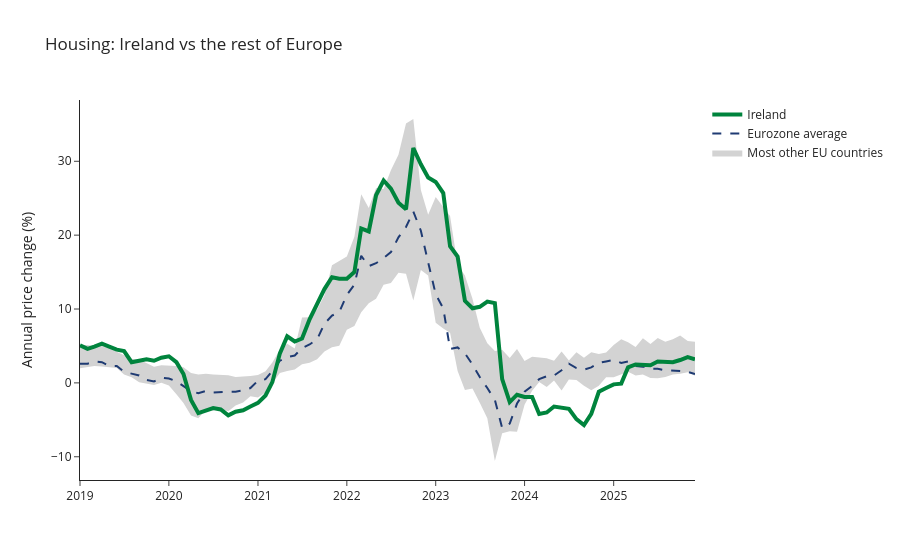

Notebook source saved alongside this figure:
### Markdown cell above
### 2.5 Final chart - one category first (Housing)

### Code cell
# Source: Plotly continuous error bands, https://plotly.com/python/continuous-error-bars/
# and Plotly line charts, https://plotly.com/python/line-charts/

import plotly.graph_objects as go

# Test with just one category (Housing) first
category = "Housing"

# Prepare data for this category
band_one = band[band["category"] == category]
ireland_line = clean_data[(clean_data["category"] == category) & (clean_data["geo"] == "Ireland")]
euro_line = clean_data[(clean_data["category"] == category) & (clean_data["geo"] == "Euro area")]

final_chart = go.Figure()

# Grey band: bottom edge (no line), then top edge filled down to it
final_chart.add_trace(go.Scatter(x=band_one["month"], y=band_one["low"],
                                 line=dict(width=0), showlegend=False))
final_chart.add_trace(go.Scatter(x=band_one["month"], y=band_one["high"],
                                 line=dict(width=0), fill="tonexty",
                                 fillcolor="lightgrey", name="Most other EU countries"))

# Eurozone average: dashed dark blue line
final_chart.add_trace(go.Scatter(x=euro_line["month"], y=euro_line["value"], name="Eurozone average",
                                 line=dict(color="#1F3B73", width=2, dash="dash")))

# Ireland: thick green line
final_chart.add_trace(go.Scatter(x=ireland_line["month"], y=ireland_line["value"], name="Ireland",
                                 line=dict(color="#00843D", width=4)))

final_chart.update_layout(title="Housing: Ireland vs the rest of Europe",
                          yaxis_title="Annual price change (%)",
                          template="simple_white")
final_chart.show()
